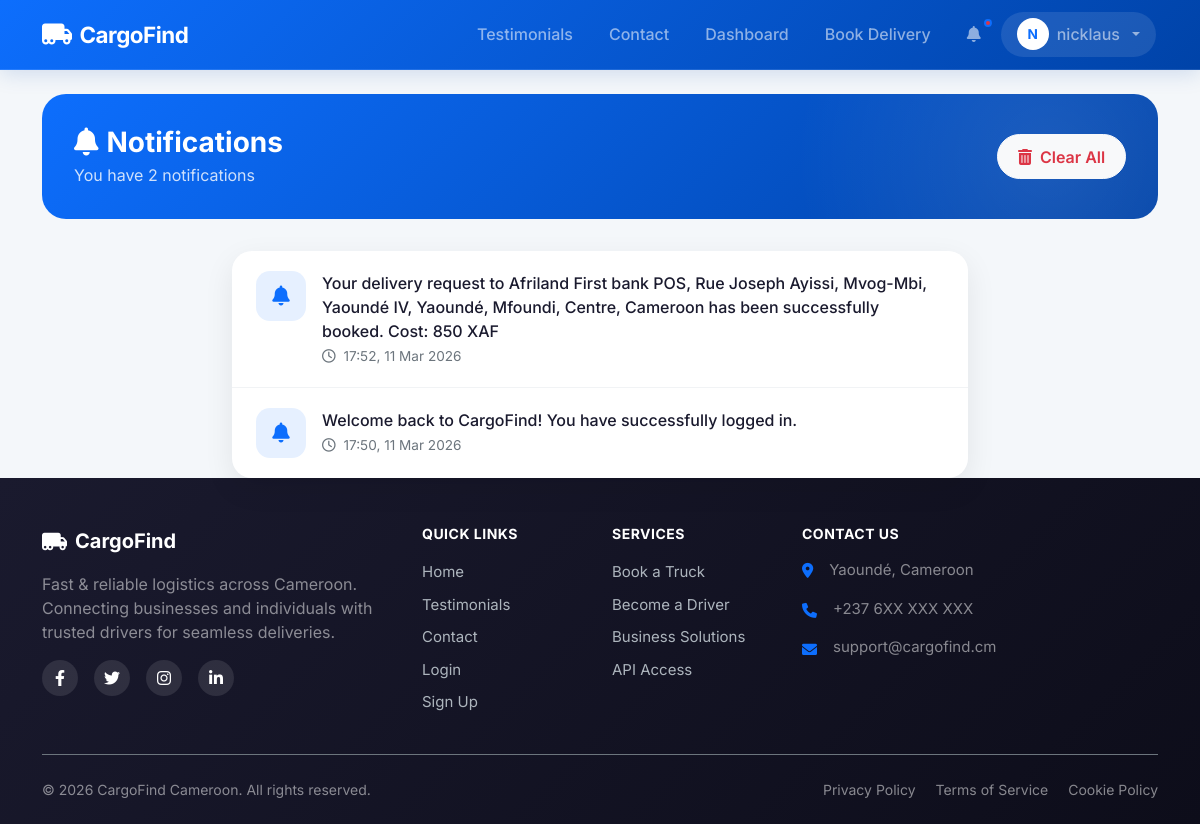
Page /notifications (signed in) on the earlier database version.
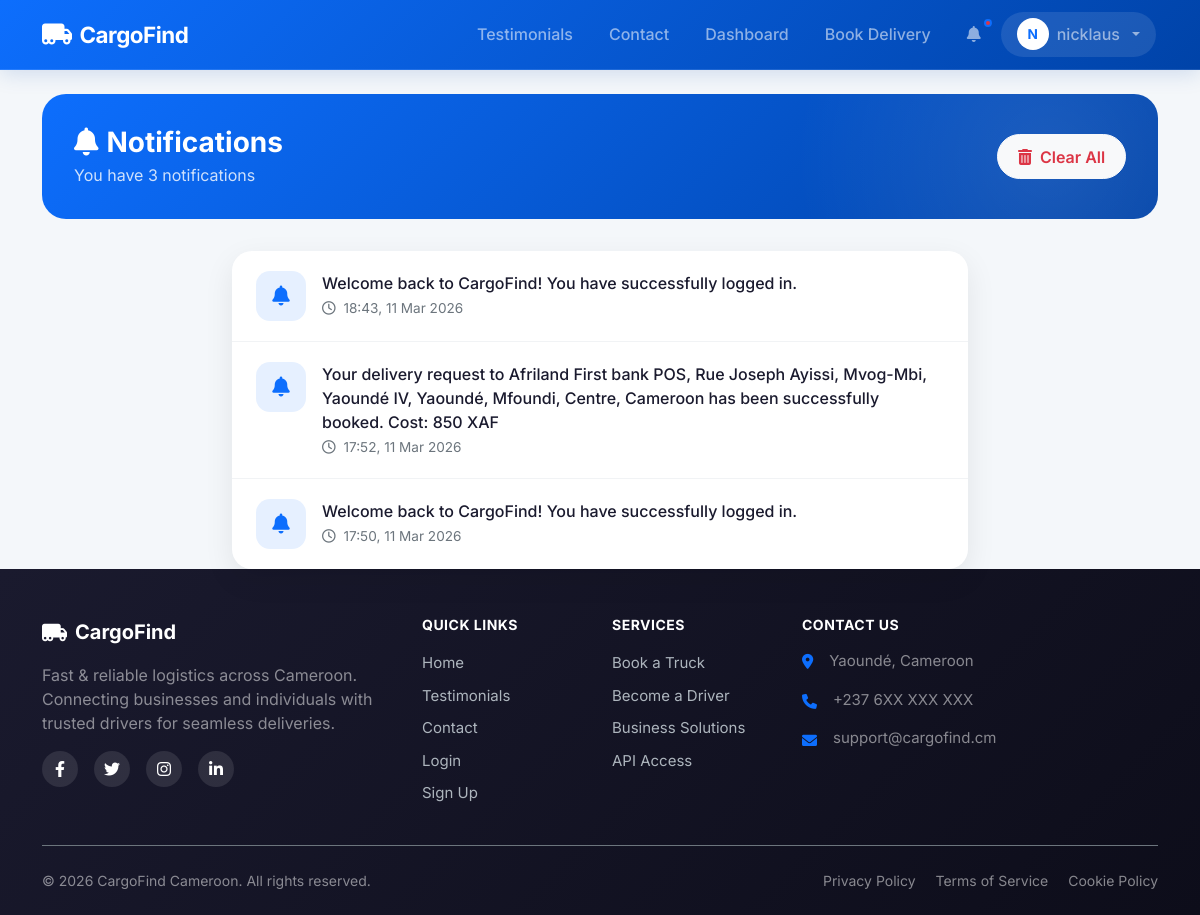
Same page on the later database version.
### models.py (models this page shows, shortened)
class User(UserMixin, db.Model):
    id = db.Column(db.Integer, primary_key=True)
    email = db.Column(db.String(120), unique=True, nullable=False)
    phone = db.Column(db.String(20), unique=True, nullable=False)
    password_hash = db.Column(db.String(255), nullable=False)
    full_name = db.Column(db.String(100), nullable=False)
    address = db.Column(db.String(200))
    role = db.Column(db.String(20), nullable=False) # 'customer', 'driver', 'admin'
    vehicle_type = db.Column(db.String(50)) # 'car', 'van', 'truck'
    vehicle_id = db.Column(db.String(50))
    id_card_url = db.Column(db.String(255))
    selfie_url = db.Column(db.String(255))
    license_url = db.Column(db.String(255))
    is_verified = db.Column(db.Boolean, default=False)
    registration_otp = db.Column(db.String(6))
    is_active = db.Column(db.Boolean, default=False)
    is_approved = db.Column(db.Boolean, default=False) # Admin approval
    current_lat = db.Column(db.Float)
    current_lng = db.Column(db.Float)
    deliveries_as_customer = db.relationship('Delivery', backref='customer', foreign_keys='Delivery.customer_id')
    deliveries_as_driver = db.relationship('Delivery', backref='driver', foreign_keys='Delivery.driver_id')
    notifications = db.relationship('Notification', backref='user', lazy=True)
    wallet = db.relationship('Wallet', backref='user', uselist=False)

class Notification(db.Model):
    id = db.Column(db.Integer, primary_key=True)
    user_id = db.Column(db.Integer, db.ForeignKey('user.id'), nullable=False)
    message = db.Column(db.String(255), nullable=False)
    is_read = db.Column(db.Boolean, default=False)
    created_at = db.Column(db.DateTime, default=datetime.utcnow)
    link = db.Column(db.String(100))

### app.py (the view)
@app.route('/notifications')
@login_required
def notifications():
    user_notifications = Notification.query.filter_by(user_id=current_user.id).order_by(Notification.created_at.desc()).all()
    for notif in user_notifications:
        notif.is_read = True
    db.session.commit()
    return render_template('notifications.html', notifications=user_notifications)

### app.py (called while the page is built)
@login_manager.user_loader
def load_user(user_id):
    return User.query.get(int(user_id))

### templates/notifications.html (shortened to what this page needs)
{% extends 'base.html' %}
{% block content %}
<div class="row animate-up">
    <div class="col-12">
        <div class="page-header">
            <div class="d-flex justify-content-between align-items-center">
                <div>
                    <h1 class="page-title">
                        <i class="fas fa-bell me-2"></i>Notifications
                    </h1>
                    {% if notifications %}
                    <p class="page-subtitle">You have {{ notifications|length }} notification{{ '' if notifications|length == 1 else 's' }}</p>
                    {% else %}
                    <p class="page-subtitle">Stay updated with your deliveries</p>
                    {% endif %}
                </div>
                {% if notifications %}
                <form action="{{ url_for('clear_notifications') }}" method="POST">
                    <button type="submit" class="btn btn-light text-danger clear-btn">
                        <i class="fas fa-trash-alt me-2"></i>Clear All
                    </button>
                </form>
                {% endif %}
            </div>
        </div>
    </div>
</div>
<div class="row">
    <div class="col-lg-8 mx-auto">
        {% if notifications %}
        <div class="card notification-card">
            {% for notif in notifications %}
            <div class="notification-item" {% if notif.link %}onclick="window.location='{{ notif.link }}'" style="cursor: pointer;"{% endif %}>
                <div class="notification-icon info">
                    <i class="fas fa-bell"></i>
                </div>
                <div class="notification-content">
                    <p class="notification-message mb-0">{{ notif.message }}</p>
                    <span class="notification-time">
                        <i class="far fa-clock me-1"></i>
                        {{ notif.created_at.strftime('%H:%M, %d %b %Y') }}
                    </span>
                </div>
            </div>
            {% endfor %}
        </div>
        {% endif %}
    </div>
</div>
{% endblock %}

### templates/base.html (shortened to what this page needs)
<!DOCTYPE html>
<html lang="en">
<head>
    <link href="https://cdn.jsdelivr.net/npm/bootstrap@5.3.0/dist/css/bootstrap.min.css" rel="stylesheet">
    <link rel="stylesheet" href="https://cdnjs.cloudflare.com/ajax/libs/font-awesome/6.0.0/css/all.min.css">
    <link rel="stylesheet" href="https://unpkg.com/leaflet@1.9.4/dist/leaflet.css" />
    <link rel="stylesheet" href="{{ url_for('static', filename='css/style.css') }}">
</head>
<body>
    <nav class="navbar navbar-expand-lg navbar-dark sticky-top">
        <div class="container">
            <a class="navbar-brand" href="{{ url_for('index') }}">
                <i class="fas fa-truck-moving"></i>
                <span>CargoFind</span>
            </a>
            <div class="collapse navbar-collapse" id="navbarNav">
                <ul class="navbar-nav ms-auto align-items-lg-center">
                    <li class="nav-item">
                        <a class="nav-link" href="{{ url_for('testimonials') }}">
                             Testimonials
                        </a>
                    </li>
                    <li class="nav-item">
                        <a class="nav-link" href="{{ url_for('contact') }}">
                             Contact
                        </a>
                    </li>
                    {% if current_user.is_authenticated %}
                        {% if current_user.role == 'customer' %}
                            <li class="nav-item">
                                <a class="nav-link" href="{{ url_for('customer_dashboard') }}">
                                     Dashboard
                                </a>
                            </li>
                            <li class="nav-item">
                                <a class="nav-link" href="{{ url_for('book_delivery') }}">
                                     Book Delivery
                                </a>
                            </li>
                        {% elif current_user.role == 'driver' %}
                            <li class="nav-item">
                                <a class="nav-link" href="{{ url_for('driver_dashboard') }}">
                                    <i class="fas fa-tachometer-alt me-1 d-lg-none"></i> Driver Panel
                                </a>
                            </li>
                        {% endif %}
                        <li class="nav-item">
                            <a class="nav-link notification-badge" href="{{ url_for('notifications') }}">
                                <i class="fas fa-bell"></i>
                            </a>
                        </li>
                        <li class="nav-item dropdown">
                            <a class="nav-link nav-user dropdown-toggle" href="#" role="button" data-bs-toggle="dropdown">
                                <div class="nav-user-avatar">
                                    {{ current_user.full_name[0]|upper }}
                                </div>
                                <span class="d-none d-md-inline">{{ current_user.full_name.split()[0] }}</span>
                            </a>
                        </li>
                    {% endif %}
                </ul>
            </div>
        </div>
    </nav>
    <div class="container mt-4">
        {% block content %}{% endblock %}
    </div>
    <footer class="footer bg-dark text-white pt-5 pb-4">
        <div class="container">
            <div class="row">
                <div class="col-lg-4 col-md-6 mb-4 mb-lg-0">
                    <a href="{{ url_for('index') }}" class="footer-brand d-flex align-items-center text-white text-decoration-none mb-3">
                        <i class="fas fa-truck-moving fa-lg me-2"></i>
                        <span class="fw-bold fs-5">CargoFind</span>
                    </a>
                    <p class="text-white-50 mb-3">Fast & reliable logistics across Cameroon. Connecting businesses and individuals with trusted drivers for seamless deliveries.</p>
                    <div class="d-flex gap-3">
                        <a href="#" class="social-link"><i class="fab fa-facebook-f"></i></a>
                        <a href="#" class="social-link"><i class="fab fa-twitter"></i></a>
                        <a href="#" class="social-link"><i class="fab fa-instagram"></i></a>
                        <a href="#" class="social-link"><i class="fab fa-linkedin-in"></i></a>
                    </div>
                </div>
                <div class="col-lg-2 col-md-6 mb-4 mb-lg-0">
                    <h6 class="footer-heading text-uppercase fw-bold mb-3">Quick Links</h6>
                    <ul class="list-unstyled footer-links">
                        <li><a href="{{ url_for('index') }}" class="footer-link">Home</a></li>
                        <li><a href="{{ url_for('testimonials') }}" class="footer-link">Testimonials</a></li>
                        <li><a href="{{ url_for('contact') }}" class="footer-link">Contact</a></li>
                        <li><a href="{{ url_for('login') }}" class="footer-link">Login</a></li>
                        <li><a href="{{ url_for('register') }}" class="footer-link">Sign Up</a></li>
                    </ul>
                </div>
                <div class="col-lg-2 col-md-6 mb-4 mb-lg-0">
                    <h6 class="footer-heading text-uppercase fw-bold mb-3">Services</h6>
                    <ul class="list-unstyled footer-links">
                        <li><a href="{{ url_for('register') }}" class="footer-link">Book a Truck</a></li>
                        <li><a href="{{ url_for('register') }}" class="footer-link">Become a Driver</a></li>
                        <li><a href="{{ url_for('contact') }}" class="footer-link">Business Solutions</a></li>
                        <li><a href="{{ url_for('contact') }}" class="footer-link">API Access</a></li>
                    </ul>
                </div>
                <div class="col-lg-4 col-md-6">
                    <h6 class="footer-heading text-uppercase fw-bold mb-3">Contact Us</h6>
                    <ul class="list-unstyled footer-contact">
                        <li class="mb-3 d-flex align-items-start">
                            <i class="fas fa-map-marker-alt mt-1 me-3 text-primary"></i>
                            <span class="text-white-50">Yaoundé, Cameroon</span>
                        </li>
                        <li class="mb-3 d-flex align-items-center">
                            <i class="fas fa-phone mt-1 me-3 text-primary"></i>
                            <span class="text-white-50">+237 6XX XXX XXX</span>
                        </li>
                        <li class="mb-3 d-flex align-items-center">
                            <i class="fas fa-envelope mt-1 me-3 text-primary"></i>
                            <span class="text-white-50">support@cargofind.cm</span>
                        </li>
                    </ul>
                </div>
            </div>
            <div class="footer-bottom border-top border-secondary mt-4 pt-4 d-flex flex-column flex-md-row justify-content-between align-items-center">
                <p class="mb-2 mb-md-0 text-white-50">&copy; 2026 CargoFind Cameroon. All rights reserved.</p>
                <div class="footer-bottom-links">
                    <a href="#" class="text-white-50 text-decoration-none me-3">Privacy Policy</a>
                    <a href="#" class="text-white-50 text-decoration-none me-3">Terms of Service</a>
                    <a href="#" class="text-white-50 text-decoration-none">Cookie Policy</a>
                </div>
            </div>
        </div>
    </footer>
</body>
</html>

### static/css/style.css (style rules this page uses)
:root { --primary-gradient: linear-gradient(135deg, #0d6efd 0%, #0043a8 100%); --secondary-gradient: linear-gradient(135deg, #6c757d 0%, #343a40 100%); --glass-bg: rgba(255, 255, 255, 0.9); --card-shadow: 0 10px 30px rgba(0, 0, 0, 0.08); --transition-base: all 0.3s cubic-bezier(0.4, 0, 0.2, 1); }
body { font-family: 'Inter', sans-serif; background-color: #f4f7fa; color: #2d3436; overflow-x: hidden; }
.navbar { background: var(--primary-gradient) !important; backdrop-filter: blur(10px); border-bottom: 1px solid rgba(255, 255, 255, 0.1); padding: 1rem 0; transition: var(--transition-base); }
.card { border: none; border-radius: 20px; box-shadow: var(--card-shadow); transition: var(--transition-base); }
.btn { transition: var(--transition-base); transform: perspective(1px) translateZ(0); }
.animate-up { animation: fadeInUp 0.6s ease-out forwards; }

### templates/base.html (style rules this page uses)
.navbar { background: linear-gradient(135deg, #0d6efd 0%, #0043a8 100%) !important; padding: 0.75rem 0; box-shadow: 0 4px 20px rgba(0, 67, 168, 0.15); }
.navbar-brand { font-weight: 700 !important; font-size: 1.4rem; letter-spacing: -0.5px; display: flex; align-items: center; gap: 0.5rem; }
.navbar-brand i { font-size: 1.5rem; }
.nav-link { font-weight: 500; padding: 0.5rem 1rem !important; border-radius: 8px; transition: all 0.3s ease; margin: 0 2px; }
.nav-user { display: flex; align-items: center; gap: 0.5rem; padding: 0.4rem 1rem !important; background: rgba(255, 255, 255, 0.1); border-radius: 50px; transition: all 0.3s ease; }
.nav-user-avatar { width: 32px; height: 32px; background: white; border-radius: 50%; display: flex; align-items: center; justify-content: center; color: #0d6efd; font-weight: 700; font-size: 0.85rem; }
.notification-badge { position: relative; }
.notification-badge::after { content: ''; position: absolute; top: 5px; right: 5px; width: 8px; height: 8px; background: #dc3545; border-radius: 50%; border: 2px solid #0d6efd; }
.footer { background: linear-gradient(135deg, #1a1a2e 0%, #0d0d1a 100%); }
.footer-brand { transition: opacity 0.2s ease; }
.footer-heading { font-size: 0.875rem; color: #fff; letter-spacing: 0.5px; }
.footer-links li { margin-bottom: 0.5rem; }
.footer-link { color: #adb5bd; text-decoration: none; transition: all 0.2s ease; font-size: 0.9375rem; }
.footer-contact li { font-size: 0.9375rem; }
.social-link { width: 36px; height: 36px; border-radius: 50%; background: rgba(255, 255, 255, 0.1); display: flex; align-items: center; justify-content: center; color: #fff; text-decoration: none; transition: all 0.2s ease; }
.footer-bottom { font-size: 0.875rem; }
.footer-bottom-links a { transition: color 0.2s ease; }

### templates/notifications.html (style rules this page uses)
.page-header { background: linear-gradient(135deg, #0d6efd 0%, #0043a8 100%); border-radius: 24px; padding: 2rem; margin-bottom: 2rem; position: relative; overflow: hidden; }
.page-header::before { content: ''; position: absolute; top: -50%; right: -20%; width: 60%; height: 200%; background: radial-gradient(circle, rgba(255,255,255,0.1) 0%, transparent 70%); }
.page-title { color: white; font-size: 1.75rem; font-weight: 700; margin: 0; }
.page-subtitle { color: rgba(255,255,255,0.8); margin: 0.25rem 0 0 0; }
.notification-card { border: none; border-radius: 20px; box-shadow: 0 10px 30px rgba(0,0,0,0.08); overflow: hidden; }
.notification-item { padding: 1.25rem 1.5rem; border-bottom: 1px solid #f1f3f5; display: flex; align-items: flex-start; gap: 1rem; transition: all 0.3s ease; cursor: pointer; }
.notification-item:last-child { border-bottom: none; }
.notification-icon { width: 50px; height: 50px; border-radius: 14px; display: flex; align-items: center; justify-content: center; flex-shrink: 0; font-size: 1.25rem; }
.notification-icon.info { background: rgba(13, 110, 253, 0.1); color: #0d6efd; }
.notification-content { flex: 1; }
.notification-message { font-weight: 500; color: #1a1a2e; margin-bottom: 0.25rem; line-height: 1.5; }
.notification-time { font-size: 0.85rem; color: #6c757d; }
.clear-btn { padding: 0.6rem 1.25rem; border-radius: 50px; font-weight: 600; transition: all 0.3s ease; }

Differences in the rows shown:
added Notification: message "Welcome back to CargoFind! You have successfully logged in.", created_at "18:43, 11 Mar 2026"
Other differences:
{{ notifications|length }}: "2" → "3"
